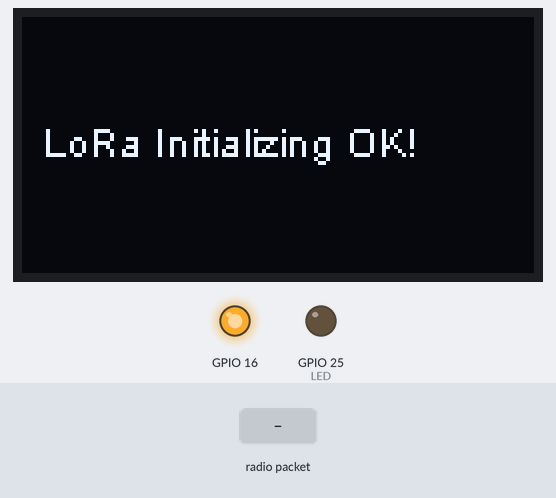
A sketch run on a simulated ESP32. On the bench: 128×64 one-colour display, output pins drawn as LEDs (lit = HIGH). The inputs (shaded band) are chosen by the test bench. No radio packets arrive unless stated; what the sketch prints to the serial monitor is not drawn.

Above: at 2.2 s.
2.3 s: radio packet "5" arrives
At 4.5 s:
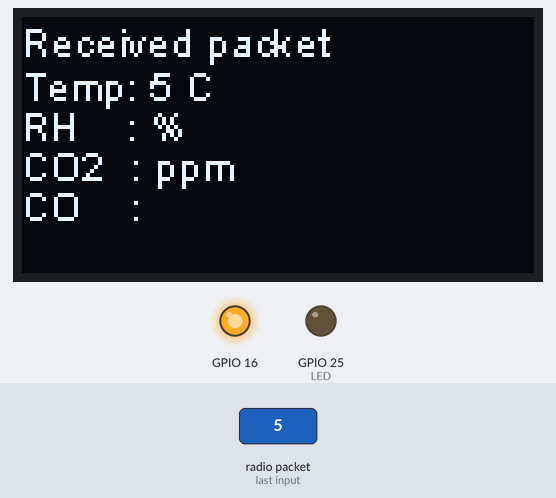
4.8 s: radio packet "90" arrives
At 6.5 s:
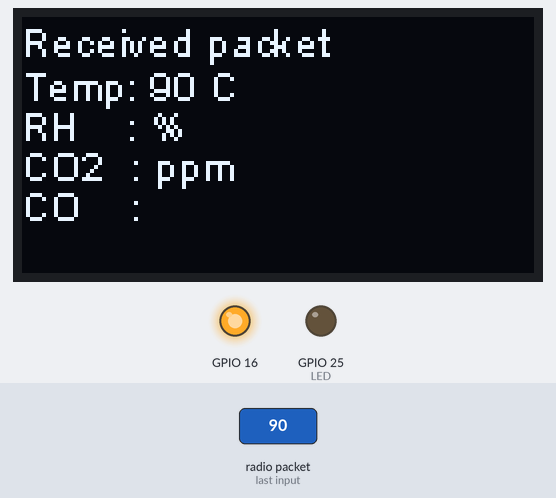
7.3 s: radio packet "200" arrives
At 9.6 s:
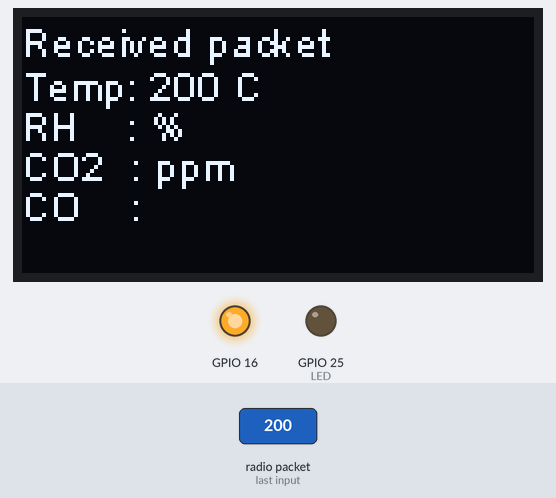
Timing chart, 0 to 11.1 s (numbered marks = the images above; inputs shaded):
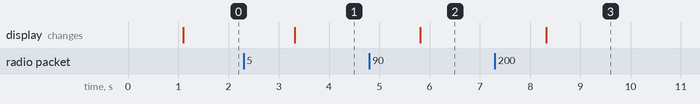

The sketch:

LoRaReceiver.ino
```cpp
// This example just provide basic LoRa function test;
// Not the LoRa's farthest distance or strongest interference immunity.
// For more informations, please vist www.heltec.cn or mail to support@heltec.cn

#include <SPI.h>
#include <LoRa.h>
#include "SSD1306.h"
#include <stdio.h>
#include <string.h>

// WIFI_LoRa_32 ports

// GPIO5  -- SX1278's SCK
// GPIO19 -- SX1278's MISO
// GPIO27 -- SX1278's MOSI
// GPIO18 -- SX1278's CS
// GPIO14 -- SX1278's RESET
// GPIO26 -- SX1278's IRQ(Interrupt Request)
SSD1306 display(0x3c, 4, 15);

#define SS      18
#define RST     14
#define DI0     26
#define BAND    433E6
#define LED     25

double temperature, humidity, co2 = 0.0;
int co = 0, i = 0;
char *token0, *token1, *token2, *token3;

void setup() {
  Serial.begin(115200);
  while (!Serial); //if just the the basic function, must connect to a computer
  delay(1000);

  pinMode(16, OUTPUT);
  digitalWrite(16, LOW); // set GPIO16 low to reset OLED
  delay(50);
  digitalWrite(16, HIGH);

  display.init();
  display.flipScreenVertically();
  display.setFont(ArialMT_Plain_10);

  Serial.println("LoRa Receiver");

  SPI.begin(5, 19, 27, 18);
  LoRa.setPins(SS, RST, DI0);

  if (!LoRa.begin(BAND)) {
    Serial.println("Starting LoRa failed!");
    while (1);
  }

  Serial.println("LoRa Initial OK!");

  display.drawString(5, 25, "LoRa Initializing OK!");
  display.display();

  pinMode(LED, OUTPUT);

}

void loop() {
  // try to parse packet

  int packetSize = LoRa.parsePacket();
  if (packetSize) {
    // received a packet
    Serial.print("Received packet ");
    display.clear();
    display.setTextAlignment(TEXT_ALIGN_LEFT);
    display.setFont(ArialMT_Plain_10);
    display.drawString(0, 0, "Received packet");
    // display.display();

    // read packet
    while (LoRa.available()) {
      // Serial.print((char)LoRa.read());
      String datastr = LoRa.readString();
      char *cpy, data[100];
      cpy = &datastr[0u];
      strcpy(data, cpy);
      //---------------parsing--------------
      token0 = strtok(data, " ");
      temperature = atof(token0);
      token1 = strtok(NULL, " ");
      humidity = atof(token1);
      token2 = strtok(NULL, " ");
      co2 = atof(token2);
      token3 = strtok(NULL, " ");
      co = atoi(token3);


      Serial.print(data);
      Serial.print("T: ");
      Serial.print(temperature);
      Serial.print(" H: ");
      Serial.print(humidity);
      Serial.print(" CO2: ");
      Serial.print(co2);
      Serial.print(" CO: ");
      Serial.print(co);
      Serial.print("\n");

      display.setTextAlignment(TEXT_ALIGN_LEFT);
      display.setFont(ArialMT_Plain_10);
      display.drawString(0, 11, String("Temp: ") + token0 + String(" C"));
      display.drawString(0, 21, String("RH    : ") + token1 + String("%"));
      display.drawString(0, 31, String("CO2  : ") + token2 + String("ppm"));
      display.drawString(0, 41, String("CO    : ") + token3);
      display.display();


      if(co2 >=100  || co >= 400){
        digitalWrite(LED, HIGH);
       // delay(100);
      }else{
        digitalWrite(LED, LOW);
       // delay(100);
      }
    }


    // print RSSI of packet
    Serial.print("' with RSSI ");
    Serial.println(LoRa.packetRssi());
  }
}
```

Measured:
- after the input at 2.3 s, the display: changes after 1.0 s (image 1)
- after the input at 4.8 s, the display: changes after 1.0 s (image 2)
- after the input at 7.3 s, the display: changes after 1.0 s (image 3)
